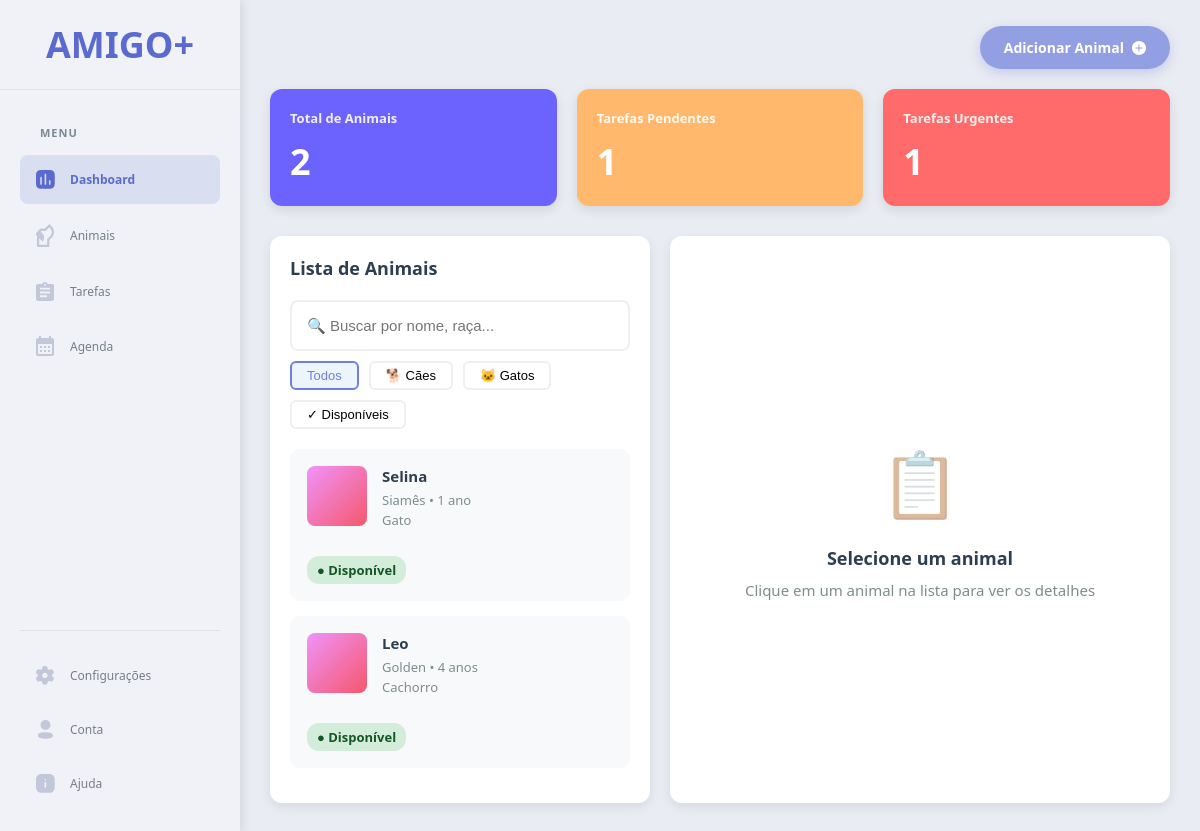
Before: / with the older database file.
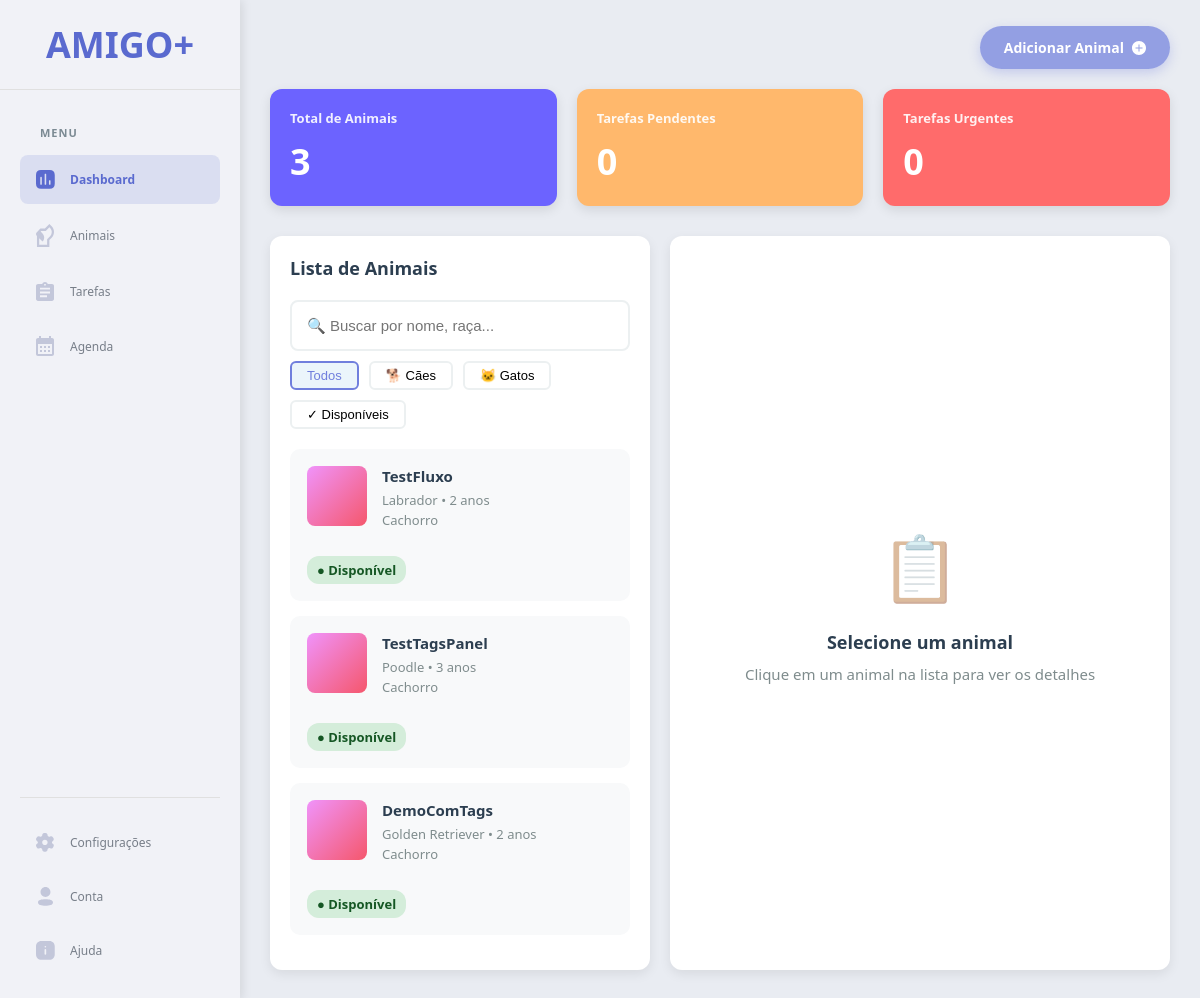
After: the same page with the newer database file.
### tables this page shows
CREATE TABLE animais (
            id INTEGER PRIMARY KEY,
            nome TEXT NOT NULL,
            idade INTEGER,
            raca TEXT,
            especie TEXT,
            saude TEXT,
            comportamento TEXT,
            data TEXT,
            status TEXT DEFAULT 'Disponível'
        , tags TEXT);

### main.py (the view)
@app.route('/')
def dashboard():
    animals = ler_animais()
    stats = get_dashboard_stats()
    proximas_tarefas = obter_proximas_tarefas()
    return render_template(
        'dashboard.html',
        page='dashboard',
        animals=animals,
        proximas_tarefas=proximas_tarefas,
        total_animals=stats['total_animals'],
        pending_tasks=stats['pending_tasks'],
        urgent_tasks=stats['urgent_tasks'],
        in_treatment=stats['in_treatment']
    )

### TAREFAS_CRUD.py (called while the page is built)
def ler_tarefas():
    conn = sqlite3.connect(BANCO)
    conn.row_factory = sqlite3.Row
    cur = conn.cursor()
    cur.execute("SELECT * FROM tarefas")
    tarefas = []
    linhas = cur.fetchall()
    for row in linhas:
        tarefa_dict = dict(row)
        tarefas.append(tarefa_dict)
    conn.close()
    return tarefas

### animal_crud.py (called while the page is built)
def parsear_comportamento(comportamento_str):
    if not comportamento_str:
        return {}
    try:
        return json.loads(comportamento_str)
    except (json.JSONDecodeError, TypeError):
        return {}

def preparar_animal_dict(animal_dict):
    if isinstance(animal_dict, dict):
        if 'comportamento' in animal_dict and animal_dict['comportamento']:
            animal_dict['personalidade'] = parsear_comportamento(animal_dict['comportamento'])
        else:
            animal_dict['personalidade'] = {}
        if 'tags' in animal_dict and animal_dict['tags']:
            try:
                if isinstance(animal_dict['tags'], list):
                    pass  # Já está parseado
                else:
                    animal_dict['tags'] = json.loads(animal_dict['tags'])
            except (json.JSONDecodeError, TypeError):
                animal_dict['tags'] = []
        else:
            animal_dict['tags'] = []
    return animal_dict

def ler_animais():
    conn = sqlite3.connect(BANCO)
    conn.row_factory = sqlite3.Row
    cur = conn.cursor()
    cur.execute("SELECT * FROM animais")
    linhas = cur.fetchall()
    animais = []
    for row in linhas:
        animal_dict = dict(row)
        animal_dict = preparar_animal_dict(animal_dict)
        animais.append(animal_dict)
    conn.close()
    return animais

### main.py (called while the page is built)
def obter_proximas_tarefas(animal_id=None):
    try:
        if animal_id:
            tarefas = ler_tarefas_por_animal(animal_id)
        else:
            tarefas = ler_tarefas()
        tarefas_com_contagem = []
        for tarefa in tarefas:
            contagem = calcular_dias_ate_tarefa(tarefa.get('data', ''))
            tarefa_completa = tarefa.copy()
            tarefa_completa['contagem'] = contagem
            tarefas_com_contagem.append(tarefa_completa)
        tarefas_com_contagem = ordenar_tarefas_por_urgencia(tarefas_com_contagem)
        return tarefas_com_contagem
    except Exception as e:
        mensagem_erro = f"Erro ao obter próximas tarefas: {e}"
        print(mensagem_erro)
        return []

### templates/dashboard.html (shortened to what this page needs)
{% extends "base.html" %}
{% block content %}
<button class="btn-floating-add" onclick="openModal('addAnimalModal')">
    <span class="btn-text">Adicionar Animal</span>
    <svg xmlns="http://www.w3.org/2000/svg" width="14" height="14" viewBox="0 0 14 14" fill="none">
        <path d="M7 0C3.13 0 0 3.13 0 7C0 10.87 3.13 14 7 14C10.87 14 14 10.87 14 7C14 3.13 10.87 0 7 0ZM10.5 7.5H7.5V10.5H6.5V7.5H3.5V6.5H6.5V3.5H7.5V6.5H10.5V7.5Z" fill="white"/>
    </svg>
</button>
<div class="stats-container">
    <div class="stat-card blue">
        <div class="stat-label">Total de Animais</div>
        <div class="stat-number" id="totalAnimals">{{ total_animals }}</div>
    </div>
    <div class="stat-card yellow">
        <div class="stat-label">Tarefas Pendentes</div>
        <div class="stat-number" id="pendingTasks">{{ pending_tasks }}</div>
    </div>
    <div class="stat-card red">
        <div class="stat-label">Tarefas Urgentes</div>
        <div class="stat-number" id="urgentTasks">{{ urgent_tasks }}</div>
    </div>
</div>
<div class="content-area">
    <div class="animal-list">
        <div class="list-header">
            <h2>Lista de Animais</h2>
            <input
                type="text"
                class="search-box"
                id="searchAnimals"
                placeholder="🔍 Buscar por nome, raça..."
            >
            <div class="filters">
                <button class="filter-btn active" data-filter="all">Todos</button>
                <button class="filter-btn" data-filter="dog">🐕 Cães</button>
                <button class="filter-btn" data-filter="cat">🐱 Gatos</button>
                <button class="filter-btn" data-filter="available">✓ Disponíveis</button>
            </div>
        </div>
        <div id="animalList">
            {% for animal in animals %}
            <div class="animal-card" data-animal-id="{{ animal.id }}" data-especie="{{ animal.especie.lower() }}" onclick="carregarDetalhesAnimal({{ animal.id }})">
                <div class="animal-card-header">
                    <div
                        class="animal-photo"
                        style="background: linear-gradient(135deg, #f093fb 0%, #f5576c 100%);"
                    ></div>
                    <div class="animal-info">
                        <div class="animal-name">{{ animal.nome }}</div>
                        <div class="animal-details">{{ animal.raca }} • {{ animal.idade }} {% if animal.idade == 1 %}ano{% else %}anos{% endif %}</div>
                        <div class="animal-details">{{ animal.especie }}</div>
                    </div>
                </div>
                {% if animal.status == 'Em Processo' %}
                <span class="badge badge-process">● Em Processo</span>
                {% elif animal.status == 'Em Tratamento' %}
                <span class="badge badge-treatment">● Em Tratamento</span>
                {% else %}
                <span class="badge badge-available">● Disponível</span>
                {% endif %}
            </div>
            {% else %}
            <div class="empty-state">
                <div class="empty-icon">🐾</div>
                <div class="empty-text">Nenhum animal cadastrado</div>
                <div class="empty-subtext">Clique em "Adicionar Animal" para começar</div>
            </div>
            {% endfor %}
        </div>
    </div>
    <div class="detail-panel" id="detailPanel">
        <div class="empty-state">
            <div class="empty-icon">📋</div>
            <div class="empty-text">Selecione um animal</div>
            <div class="empty-subtext">Clique em um animal na lista para ver os detalhes</div>
        </div>
    </div>
</div>
{% endblock %}
{% block extra_css %}
<link rel="stylesheet" href="{{ url_for('static', filename='css/modal.css') }}">
{% endblock %}

### templates/base.html (shortened to what this page needs)
<!DOCTYPE html>
<html lang="pt-BR">
<head>
    <link rel="stylesheet" href="{{ url_for('static', filename='css/variables.css') }}">
    <link rel="stylesheet" href="{{ url_for('static', filename='css/base.css') }}">
    <link rel="stylesheet" href="{{ url_for('static', filename='css/layout.css') }}">
    <link rel="stylesheet" href="{{ url_for('static', filename='css/components.css') }}">
    <link rel="stylesheet" href="{{ url_for('static', filename='css/details.css') }}">
    {% block extra_css %}{% endblock %}
</head>
<body>
    <div class="container-main">
        <aside class="sidebar">
            <div class="sidebar-logo">
                <span>AMIGO+</span>
            </div>
            <nav class="sidebar-menu">
                <div class="menu-label">MENU</div>
                <div class="menu-item {% if page == 'dashboard' %}active{% endif %}" onclick="navigateTo('/')">
                    <span class="menu-icon"></span>
                    <span class="menu-text">Dashboard</span>
                </div>
                <div class="menu-item {% if page == 'animals' %}active{% endif %}" onclick="navigateTo('/animals')">
                    <span class="menu-icon"></span>
                    <span class="menu-text">Animais</span>
                </div>
                <div class="menu-item {% if page == 'tasks' %}active{% endif %}" onclick="navigateTo('/tasks')">
                    <span class="menu-icon"></span>
                    <span class="menu-text">Tarefas</span>
                </div>
                <div class="menu-item" onclick="navigateTo('/#')">
                    <span class="menu-icon"></span>
                    <span class="menu-text">Agenda</span>
                </div>
            </nav>
            <nav class="sidebar-menu-bottom">
                <div class="menu-separator"></div>
                <div class="menu-item" onclick="navigateTo('/#')">
                    <span class="menu-icon"></span>
                    <span class="menu-text">Configurações</span>
                </div>
                <div class="menu-item" onclick="navigateTo('/#')">
                    <span class="menu-icon"></span>
                    <span class="menu-text">Conta</span>
                </div>
                <div class="menu-item" onclick="navigateTo('/#')">
                    <span class="menu-icon"></span>
                    <span class="menu-text">Ajuda</span>
                </div>
            </nav>
        </aside>
        <div class="main-content">
            {% block content %}{% endblock %}
        </div>
    </div>
</body>
</html>

### static/css/variables.css (style rules this page uses)
:root { --primary-color: #707fdd; --primary-dark: #2980b9; --secondary-color: #2c3e50; --light-bg: #f8f9fa; --white: #ffffff; --text-dark: #2c3e50; --text-light: #7f8c8d; --border-color: #ecf0f1; --success-color: #27ae60; --warning-color: #f39c12; --danger-color: #e74c3c; --info-color: #3498db; --font-family: 'Segoe UI', Tahoma, Geneva, Verdana, sans-serif; --font-size-base: 15px; --font-size-small: 13px; --font-size-large: 18px; --font-size-xl: 28px; --font-size-xxl: 36px; --font-weight-normal: 400; --font-weight-semibold: 600; --font-weight-bold: 700; --spacing-xs: 5px; --spacing-sm: 10px; --spacing-md: 15px; --spacing-lg: 20px; --spacing-xl: 30px; --spacing-2xl: 50px; --radius-sm: 6px; --radius-md: 8px; --radius-lg: 10px; --radius-xl: 12px; --shadow-sm: 0 2px 10px rgba(0, 0, 0, 0.05); --shadow-md: 0 4px 12px rgba(0, 0, 0, 0.08); --shadow-lg: 0 4px 12px rgba(0, 0, 0, 0.1); --shadow-primary: 0 4px 12px rgba(52, 152, 219, 0.4); --transition-fast: 0.2s ease; --transition-normal: 0.3s ease; --transition-slow: 0.5s ease; --sidebar-width: 240px; --sidebar-bg: #2c3e50; }

### static/css/base.css (style rules this page uses)
* { margin: 0; padding: 0; box-sizing: border-box; }
html { scroll-behavior: smooth; }
body { font-family: var(--font-family); background: #E9ECF2; min-height: 100vh; color: var(--text-dark); }
.container-main { display: flex; height: 100vh; }

### static/css/layout.css (style rules this page uses)
.sidebar { width: var(--sidebar-width); background: #f1f2f7; color: #273240; padding: 0; box-shadow: 2px 0 10px rgba(0, 0, 0, 0.1); flex-shrink: 0; overflow-y: auto; display: flex; flex-direction: column; }
.sidebar-logo { padding: var(--spacing-lg) var(--spacing-lg); font-size: 36px; font-weight: var(--font-weight-bold); color: #5a6acf; text-align: center; border-bottom: 1px solid #e0e0e0; margin-bottom: var(--spacing-lg); flex-shrink: 0; }
.menu-label { font-size: 11px; font-weight: var(--font-weight-semibold); color: #082431; opacity: 0.5; padding: var(--spacing-md) var(--spacing-lg); letter-spacing: 1px; text-transform: uppercase; }
.sidebar-menu { flex: 1; display: flex; flex-direction: column; padding: 0 var(--spacing-lg); }
.sidebar-menu-bottom { display: flex; flex-direction: column; padding: 0 var(--spacing-lg); padding-bottom: var(--spacing-lg); flex-shrink: 0; }
.menu-item { padding: var(--spacing-md) var(--spacing-md); cursor: pointer; transition: all var(--transition-normal); display: flex; align-items: center; gap: var(--spacing-md); font-size: 12px; color: #273240; opacity: 0.6; border-radius: 8px; margin-bottom: var(--spacing-xs); text-decoration: none; }
.menu-item.active { background: rgba(90, 106, 207, 0.15); color: #5a6acf; opacity: 1; font-weight: var(--font-weight-semibold); }
.menu-icon { font-size: 16px; width: 20px; display: flex; align-items: center; justify-content: center; flex-shrink: 0; }
.menu-text { white-space: nowrap; overflow: hidden; text-overflow: ellipsis; }
.menu-separator { height: 1px; background: #e0e0e0; margin: var(--spacing-lg) 0; }
.main-content { flex: 1; display: flex; flex-direction: column; overflow: hidden; }
.btn-floating-add { margin: 26px 30px 0px auto; background: rgba(112, 127, 221, 0.7); border: none; border-radius: 24px; padding: 12px 24px; display: flex; align-items: center; justify-content: center; gap: 8px; cursor: pointer; transition: all var(--transition-normal); color: var(--white); font-size: 14px; font-weight: var(--font-weight-bold); box-shadow: 0 4px 12px rgba(112, 127, 221, 0.3); font-family: var(--font-family); width: fit-content; }
.btn-text { white-space: nowrap; }
.btn-floating-add svg { width: 14px; height: 14px; flex-shrink: 0; }
.stats-container { display: flex; gap: var(--spacing-lg); padding: var(--spacing-lg) var(--spacing-xl) 0px; flex-shrink: 0; }
.stat-card { flex: 1; padding: var(--spacing-lg); border-radius: var(--radius-xl); color: var(--white); box-shadow: var(--shadow-lg); transition: all var(--transition-normal); }
.stat-card.blue { background: #6C63FF; }
.stat-card.yellow { background: #FFB86C; }
.stat-card.red { background: #FF6B6B; }
.stat-label { font-size: var(--font-size-small); opacity: 0.9; margin-bottom: var(--spacing-sm); font-weight: var(--font-weight-bold); }
.stat-number { font-size: var(--font-size-xxl); font-weight: var(--font-weight-bold); }
.content-area { display: flex; flex: 1; gap: var(--spacing-lg); padding: var(--spacing-xl) ; overflow: hidden; }

Changed rows visible on the page:
removed animais: nome "Selina", raca "Siamês", idade "1", shows "ano", especie "Gato", status "● Disponível"
removed animais: nome "Leo", raca "Golden", idade "4", shows "anos", especie "Cachorro", status "● Disponível"
added animais: nome "TestFluxo", raca "Labrador", idade "2", shows "anos", especie "Cachorro", status "● Disponível"
added animais: nome "TestTagsPanel", raca "Poodle", idade "3", shows "anos", especie "Cachorro", status "● Disponível"
added animais: nome "DemoComTags", raca "Golden Retriever", idade "2", shows "anos", especie "Cachorro", status "● Disponível"
Other visible differences:
{{ total_animals }}: "2" → "3"
{{ pending_tasks }}: "1" → "0"
{{ urgent_tasks }}: "1" → "0"
